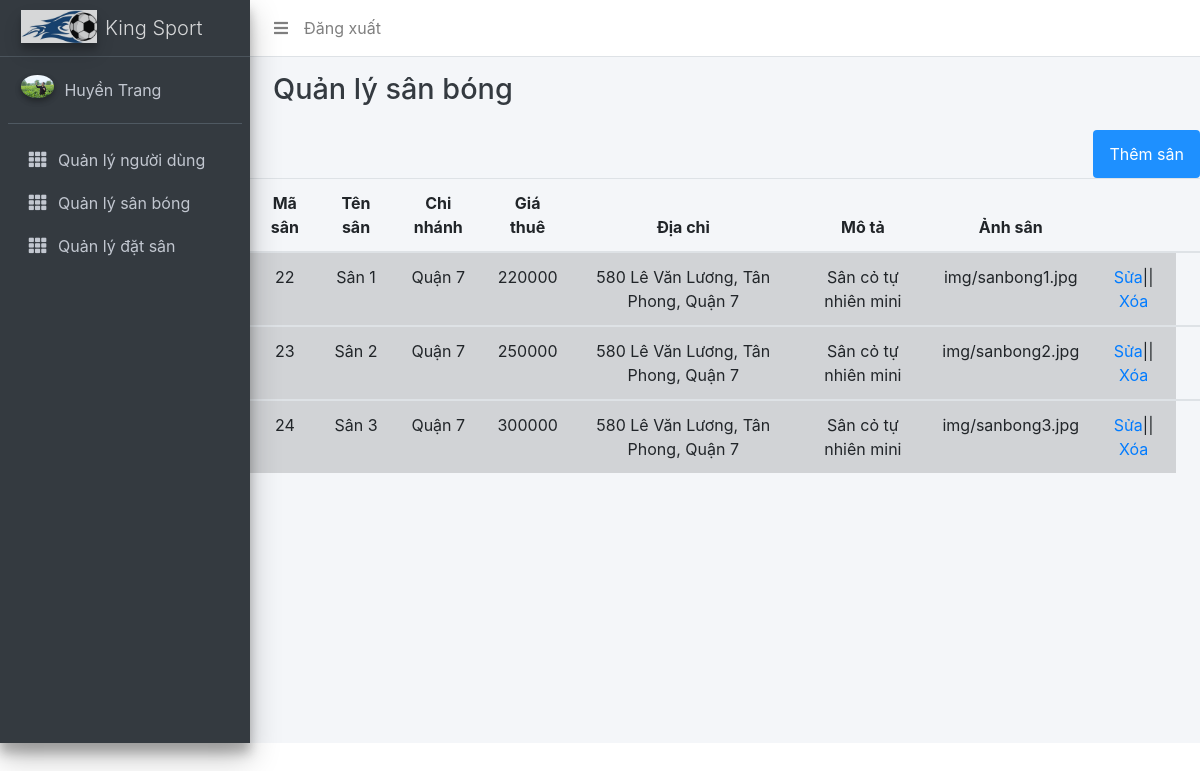
Screenshot of /QuanLySan.php (signed in) with the database file from the repository.
### tables this page shows
CREATE TABLE `user` (
  `IdUser` int(10) NOT NULL,
  `UserName` char(100) NOT NULL,
  `FirstName` varchar(100) NOT NULL,
  `LastName` varchar(100) NOT NULL,
  `Email` char(100) NOT NULL,
  `Sdt` char(12) NOT NULL,
  `Address` varchar(100) NOT NULL,
  `Pass` char(100) NOT NULL,
  `Role` char(100) NOT NULL,
  `Avt` char(255) NOT NULL
);

CREATE TABLE `san` (
  `MaSan` int(10) NOT NULL,
  `TenSan` varchar(255) NOT NULL,
  `ChiNhanh` varchar(255) NOT NULL,
  `GiaThue` int(100) NOT NULL,
  `DiaChi` varchar(255) NOT NULL,
  `MoTa` varchar(255) NOT NULL,
  `AnhSan` char(255) NOT NULL
);

### QuanLySan.php (the view, shortened to what this page needs)
<?php
if (isset($_SESSION['user']) && ($_SESSION['role'] == "Admin") || $_SESSION['role'] == "Staff") {
    $role = $_SESSION['role'];
    $IdUser = $_SESSION['id'];
} else {
    header("location: login.php");
    exit();
}
require_once('db.php');
?>
<!DOCTYPE html>
<html lang="en">
<head>
    <link rel="stylesheet" href="plugins/fontawesome-free/css/all.min.css">
    <link rel="stylesheet" href="dist/css/adminlte.min.css">
    <link rel="stylesheet" href="https://cdnjs.cloudflare.com/ajax/libs/font-awesome/4.7.0/css/font-awesome.min.css">
    <link rel="stylesheet" href="https://maxcdn.bootstrapcdn.com/bootstrap/4.5.2/css/bootstrap.min.css">
</head>
<body class="hold-transition sidebar-mini">
    <div class="wrapper">
        <?php
            $conn= open_database();
            $sql = "SELECT * FROM user WHERE IdUser = $IdUser";
            $result = $conn->query($sql);
            $row = $result->fetch_assoc();
        ?>
        <nav class="main-header navbar navbar-expand navbar-white navbar-light">
            <ul class="navbar-nav">
                <li class="nav-item">
                    <a class="nav-link" data-widget="pushmenu" href="#" role="button"><i class="fas fa-bars"></i></a>
                </li>
                <li class="nav-item"><a class="nav-link" href="logout.php">Đăng xuất</a></li>
            </ul>
        </nav>
        <aside class="main-sidebar sidebar-dark-primary elevation-4">
            <a href="trangChu.php" class="brand-link">
                <img src="dist/img/logo.jpg" alt="King Sport Logo" class="brand-image elevation-3" style="opacity: .8">
                <span class="brand-text font-weight-light">King Sport</span>
            </a>
            <div class="sidebar">
                <div class="user-panel mt-3 pb-3 mb-3 d-flex">
                    <div class="image">
                        <img src="<?php echo $row['Avt'] ?>" class="img-circle elevation-2" alt="User Image">
                    </div>
                    <div class="info">
                        <a href="#" class="d-block"><?php echo $row['FirstName'] .' '. $row['LastName']?></a>
                    </div>
                </div>
                <nav class="mt-2">
                    <ul class="nav nav-pills nav-sidebar flex-column" data-widget="treeview" role="menu"
                        data-accordion="false">
                        <li class="nav-item">
                            <a href="QuanLyUser.php" class="nav-link">
                                <i class="nav-icon fas fa-th"></i>
                                <p>
                                    Quản lý người dùng
                                </p>
                            </a>
                        </li>
                        <li class="nav-item">
                            <a href="QuanLySan.php" class="nav-link">
                                <i class="nav-icon fas fa-th"></i>
                                <p>
                                    Quản lý sân bóng
                                </p>
                            </a>
                        </li>
                        <li class="nav-item">
                            <a href="QuanLyDatSan.php" class="nav-link">
                                <i class="nav-icon fas fa-th"></i>
                                <p>
                                    Quản lý đặt sân
                                </p>
                            </a>
                        </li>
                    </ul>
                </nav>
            </div>
        </aside>
        <div class="content-wrapper">
            <div class="content-header">
                <div class="container-fluid">
                    <div class="row mb-2">
                        <div class="col-sm-6">
                            <h1 class="m-0 text-dark">Quản lý sân bóng</h1>
                        </div>
                    </div>
                </div>
            </div>
            <div class="d-flex justify-content-end">
                <?php
                if ($role == "Admin") {
                    echo '<a href="themsan.php" class="btn btn-info">Thêm sân</a>';
                }
                ?>
            </div>
            <table class="table text-center">
                <thead>
                    <tr>
                        <th scope="col">Mã sân</th>
                        <th scope="col">Tên sân</th>
                        <th scope="col">Chi nhánh</th>
                        <th scope="col">Giá thuê</th>
                        <th scope="col">Địa chỉ</th>
                        <th scope="col">Mô tả</th>
                        <th scope="col">Ảnh sân</th>
                        <th scope="col"></th>
                        <?php
                        if ($role == "Admin") {
                            echo '<th scope="col"></th>';
                        }
                        ?>
                    </tr>
                </thead>
                <?php
                $conn = open_database();
                $sql1 = "SELECT * FROM san";
                $result1 = $conn->query($sql1);
                if ($result1->num_rows > 0) {
                    while ($row1 = $result1->fetch_assoc()) {
                ?>
                <tbody>
                    <tr class="table-active">
                        <td scope="col"><?php echo $row1['MaSan'] ?></td>
                        <td scope="col"><?php echo $row1['TenSan'] ?></td>
                        <td scope="col"><?php echo $row1['ChiNhanh'] ?></td>
                        <td scope="col"><?php echo $row1['GiaThue'] ?></td>
                        <td scope="col"><?php echo $row1['DiaChi'] ?></td>
                        <td scope="col"><?php echo $row1['MoTa'] ?></td>
                        <td scope="col"><?php echo $row1['AnhSan'] ?></td>
                        <?php
                            if ($role == "Admin") {
                                echo '<td scope="col"><a href="themsan.php?MaSan=' . $row1['MaSan'] . '">Sửa</a>|| <a onclick="
                                return checkOk()" href="delete_san.php?iddeleteSan='.$row1['MaSan'].'">Xóa</a></td>';
                            }
                            ?>
                    </tr>
                </tbody>
                <?php
                    }
                } else {
                    echo '<div class="text-center text-success"> <h3> Hiện tại không có sân!!!</h3></div>';
                }
                ?>
            </table>
        </div>
    </div>
</body>
</html>

### QuanLySan.php (style rules this page uses)
.btn { background-color: DodgerBlue; border: none; color: white; padding: 12px 16px; font-size: 16px; cursor: pointer; }

### rows the page displays
user: Avt (picture), FirstName "Huyền", LastName "Trang"
san: MaSan "22", TenSan "Sân 1", ChiNhanh "Quận 7", GiaThue "220000", DiaChi "580 Lê Văn Lương, Tân Phong, Quận 7", MoTa "Sân cỏ tự nhiên mini", AnhSan "img/sanbong1.jpg"
san: MaSan "23", TenSan "Sân 2", ChiNhanh "Quận 7", GiaThue "250000", DiaChi "580 Lê Văn Lương, Tân Phong, Quận 7", MoTa "Sân cỏ tự nhiên mini", AnhSan "img/sanbong2.jpg"
san: MaSan "24", TenSan "Sân 3", ChiNhanh "Quận 7", GiaThue "300000", DiaChi "580 Lê Văn Lương, Tân Phong, Quận 7", MoTa "Sân cỏ tự nhiên mini", AnhSan "img/sanbong3.jpg"
